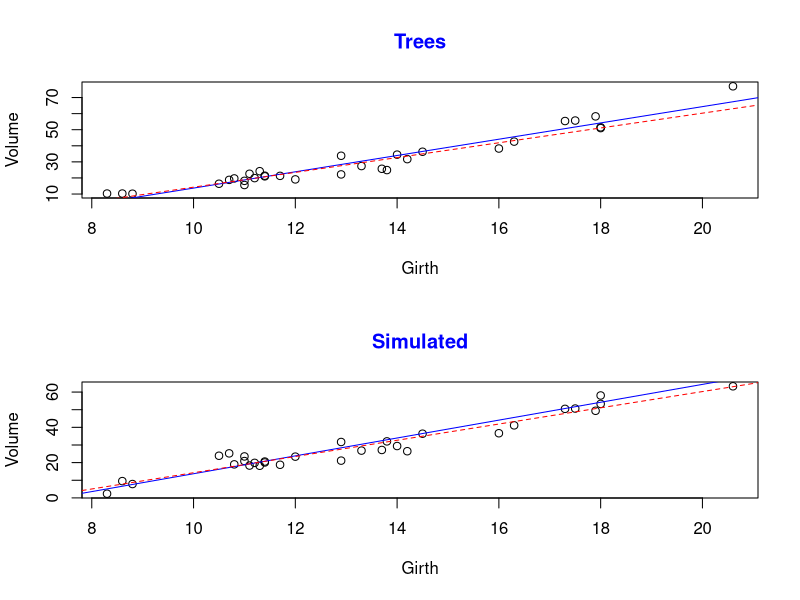
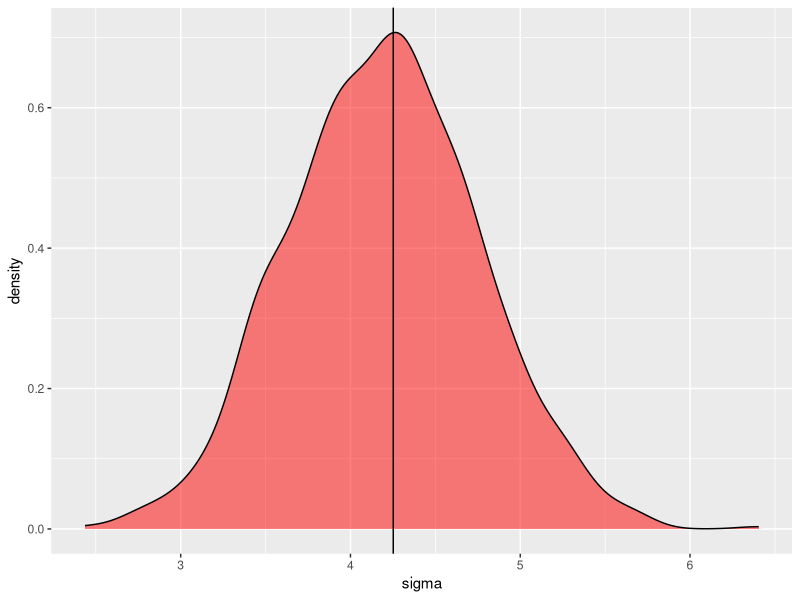

The R script that drew these images, in order:
# volume depends on girth
# simulacija Volume
# prediktor Girth
# response variable (Y) is un/explained by the predictor (X)
# lm(dist ~ speed, data = cars)
# y=β0+β1x => dist = Intercept + (β * speed)
# X => Girth
# Y => Volume
# Volume = Intercept + (β * Girth)
# lm(Volume ~ Girth)

library(purrr)
library(ggplot2)

trees
cor(trees$Volume, trees$Girth)

cm <- lm(Volume ~ Girth, data = trees)
cm

coefs <- cm$coefficients
B_0 <- coefs[[1]]
B_1 <- coefs[[2]]

# odstupanje
cm_sigma <- sigma(cm)

x <- trees$Girth

sim_fun <- function (){
  y <- B_0 + B_1 * x + rnorm(length(x), 0, cm_sigma)
  fit <- lm(y~x)
  return(fit)
}


sim_fit <- sim_fun()

par(mfrow=(c(2,1)))

plot(trees$Girth,trees$Volume, col.main="blue", main="Trees", ylab = "Volume", xlab = "Girth")

abline(cm, col="blue")

abline(sim_fit, col="red", lty=2)

plot(sim_fit$model$x, sim_fit$model$y, col.main="blue", main="Simulated", ylab = "Volume", xlab = "Girth")

abline(cm, col="blue")

abline(sim_fit, col="red", lty=2)


## Sim

set.seed(1000)
sims <- rerun(1000, sim_fun())

# Estimates of the standard deviation
sims %>%
  map_dbl(~sigma(.)) %>%
  data.frame(sigma=.) %>%
  ggplot(aes(sigma)) +
  geom_density(fill="red", alpha=0.5) +
  geom_vline(xintercept = cm_sigma)
